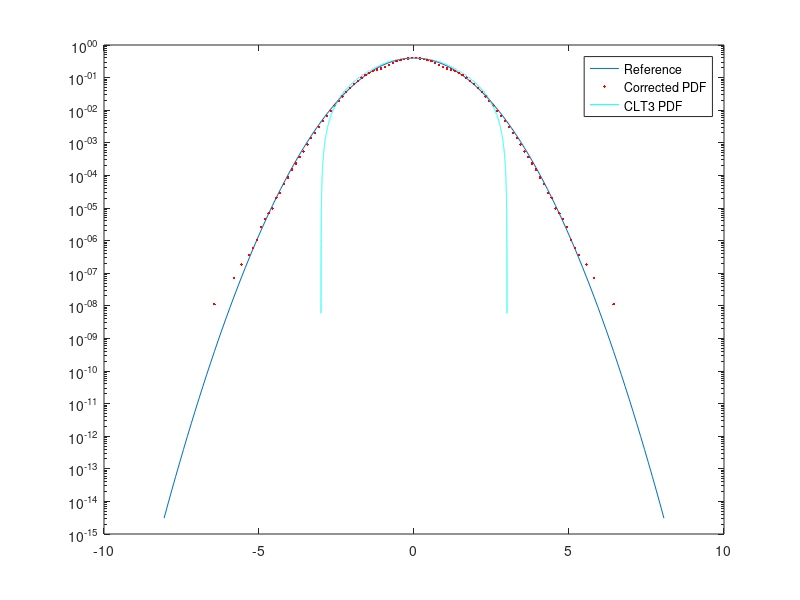

Write MATLAB code to recreate this figure.
clear all;
close all;

load pdf3_sav %PDF of CLT for N = 3
load pdf3_corr_sav %Gaussian and corrected PDFs

x3 = pdf3_sav(:,1);
y3 = pdf3_sav(:,2);

bins_corr = pdf3_corr_sav(:,1);
pdf_corr = pdf3_corr_sav(:,2);
ref = pdf3_corr_sav(:,3);


figure;
semilogy(bins_corr,ref);hold;
semilogy(bins_corr, pdf_corr,'r.')
semilogy(x3,y3,'c');
legend('Reference', 'Corrected PDF', 'CLT3 PDF');

%Load the PDF file from your test setup here